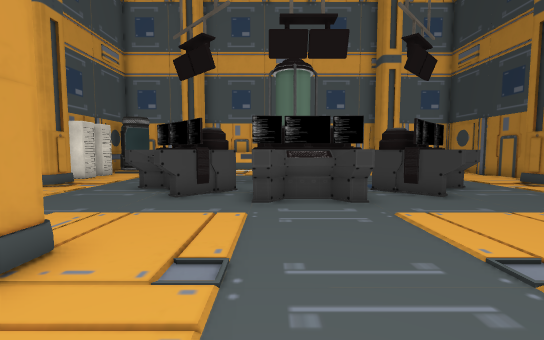
view 1 (above)

15 first-person views from a walk through a Unity game level. The camera is 1.3 m above the floor, tilts 4° down and sees 90° across. The floor is counted in squares, 1 m on a side. Each view is taken from the middle of a square. On the plan, view 1 faces up. The plan holds only what a view shows up to about 13 squares ahead; the rest is blank. The place goes on beyond the plan. The player character is not drawn. Door leaves are left out, so doorways stand open.

view 2
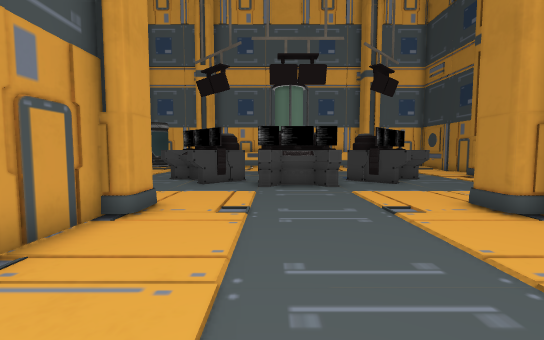

view 3
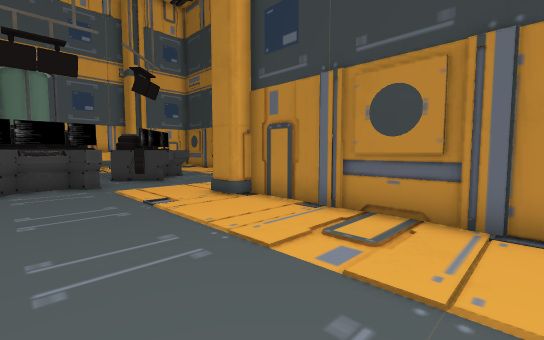

view 4
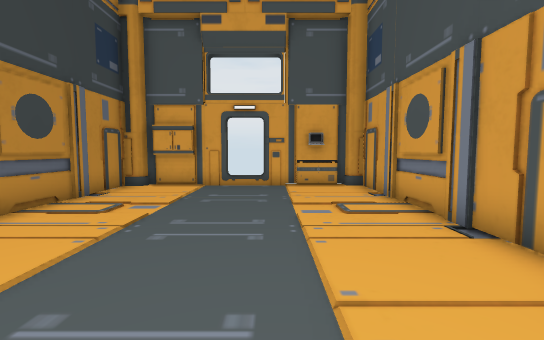

view 5
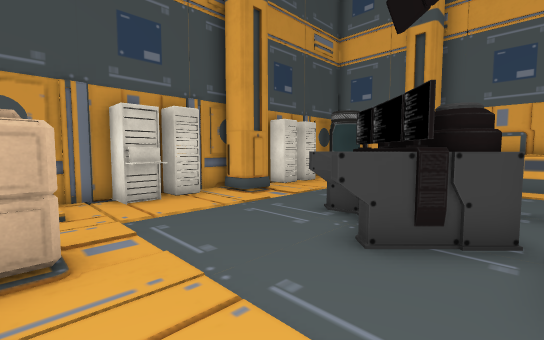

view 6
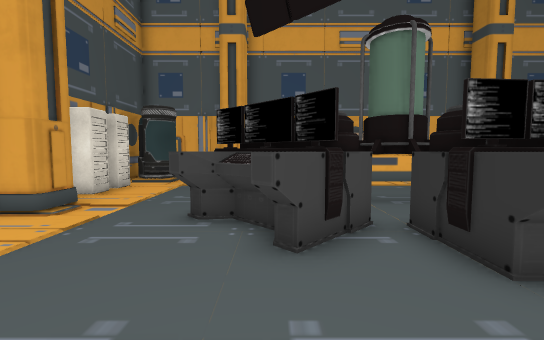

view 7
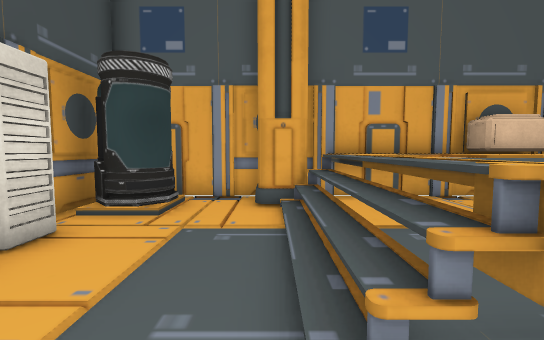

view 8
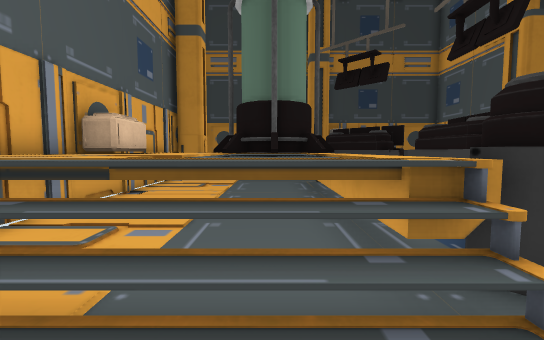

view 9
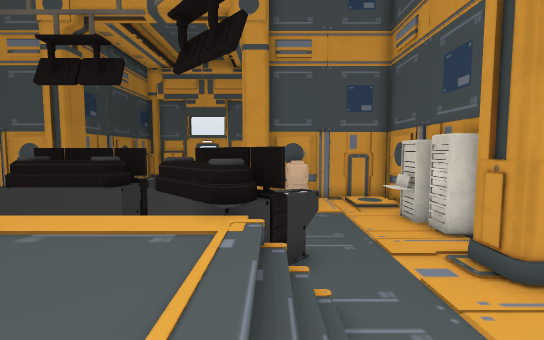

view 10
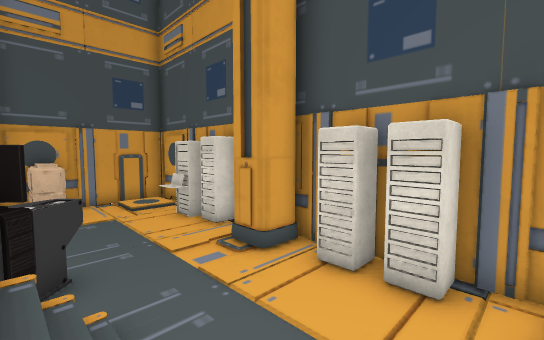

view 11
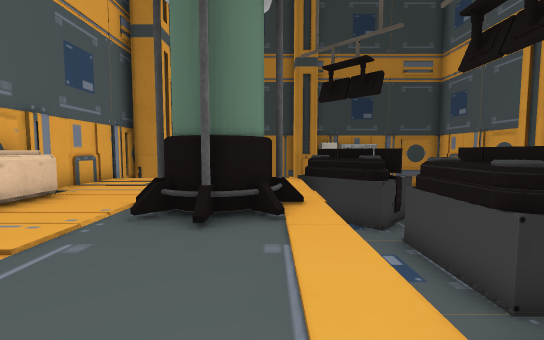

view 12
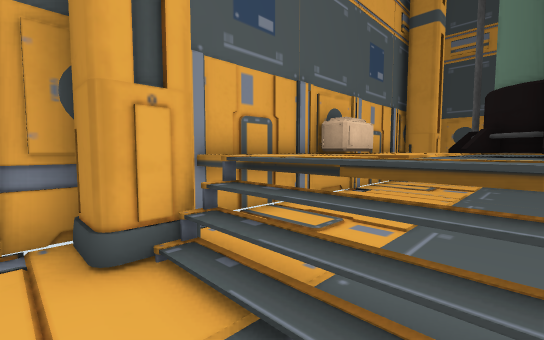

view 13
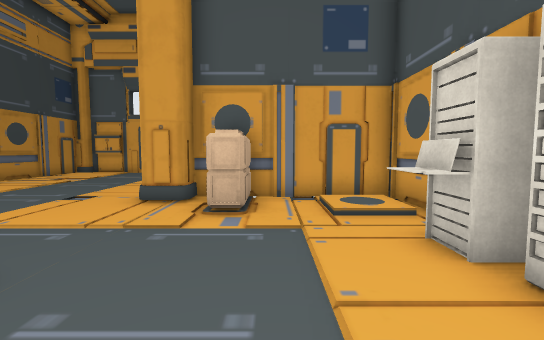

view 14
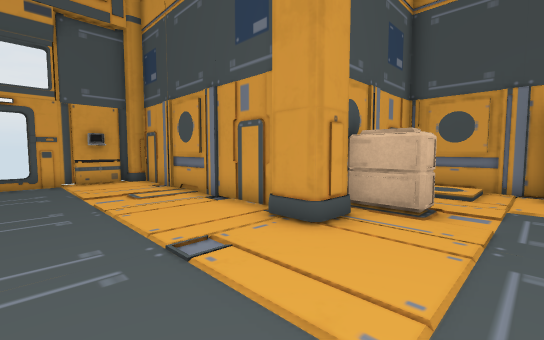

view 15
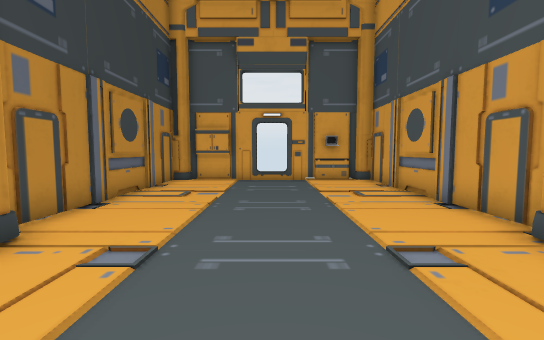

### Floor plan
Key: @ floor where view 1 was taken; # wall or solid block; x gap in a wall; . main floor; : floor 0.25 m higher than the main floor; + floor 1.25 m higher than the main floor; / step, stairs or slope; D open door; = window, fence, low wall or low ledge; ^ raised ledge; O other object.
Columns run from 9 left of view 1 to 5 right of it. Each row starts with its distance up from view 1.
 18   #############
 17  ## OO = ^^^#=#
 16  ##.OO +++++++
 15 ##..///++/+++
 14 ##..//+++/# ++
 13 #...//+++###++
 12 ##..//+++/##+
 11 #O...##../.O. =
 10 #O...###.....##
  9 # ...^##x######
  8 #.....##.######
  7 #^.......^^^ .#
  6 #^.........# .
  5 #.............
  4 #:..# .......
  3 ######O...... O
  2    ####.......O
  1       #.......#
  0       #..@....#
 -1       #.......#
 -2       #.......#
 -3       #.......#
 -4       #.......#
 -5       #.......#
 -6       ####D####
 -7          #D#

Where each view was taken, in squares from view 1:
view 1: 0 up, 0 right, facing up
view 2: 3 down, 0 right, facing up
view 3: 4 down, 0 right, facing up-right
view 4: 4 up, 0 right, facing down
view 5: 4 up, 1 left, facing up-left
view 6: 4 up, 3 left, facing up
view 7: 10 up, 5 left, facing up
view 8: 13 up, 6 left, facing right
view 9: 15 up, 4 left, facing down
view 10: 15 up, 4 left, facing down-left
view 11: 12 up, 4 left, facing right
view 12: 13 up, 6 left, facing up-right
view 13: 10 up, 6 left, facing down
view 14: 6 up, 1 right, facing down-left
view 15: 6 up, 1 right, facing down
